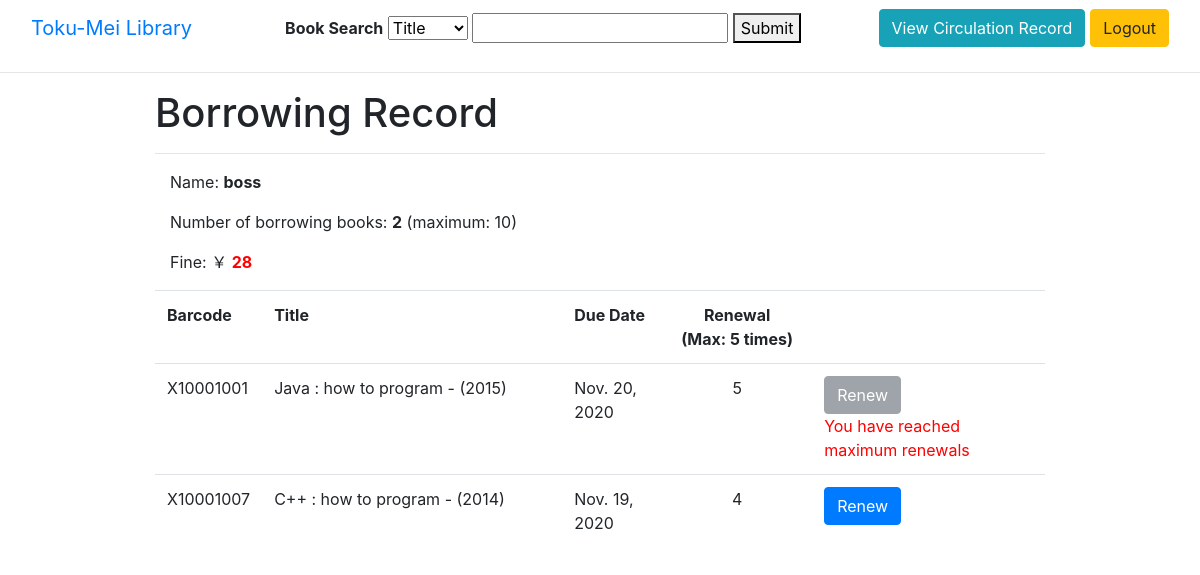
/viewrecord/ (signed in), run on the app's committed database.
### catalogue/models.py (models this page shows, shortened)
class CircAccount(models.Model):
    user = models.OneToOneField(User, on_delete=models.CASCADE)
    activated = models.BooleanField(default=True)
    fine = models.IntegerField(blank=True, null=True, default=0)
    hold = models.IntegerField(blank=True, null=True, default=0)

class Bookitem(models.Model):
    LOCATION = (
        ('1/F', '1/F'),
        ('2/F', '2/F'),
        ('3/F', '3/F'),
        ('1/F Reference', '1/F Reference')
    )
    STATUS = (
        ('available', 'available'),
        ('checked-out', 'checked-out'),
        ('on holdshelf', 'on holdshelf'),
        ('lib use only', 'lib use only'),
        ('in purchase', 'in purchase'),
        ('in process', 'in process'),
        ('library display', 'library display'),
        ('lost', 'lost'),
        ('withdrawn', 'withdrawn')
    )
    barcode = models.CharField(max_length=10, unique=True)
    title = models.ForeignKey(Booktitle, on_delete=models.CASCADE)
    material_type = models.CharField(max_length=10)
    location = models.CharField(max_length=25, choices=LOCATION)
    callno = models.CharField(max_length=100)
    status = models.CharField(max_length=25, choices=STATUS)
    duedate = models.DateField(blank=True, null=True)
    current_user = models.ForeignKey(User, on_delete=models.CASCADE, blank=True, null=True, related_name="user_in_use")
    previous_user = models.ForeignKey(User, on_delete=models.CASCADE, blank=True, null=True, related_name="user_previous_use")
    total_checkedout = models.IntegerField(default=0)
    renewal = models.IntegerField(default=0)
    display_message = models.CharField(max_length=100, blank=True, null=True)
    holdlist = models.CharField(max_length=200, blank=True, null=True)
    created_on = models.DateTimeField(auto_now=True)
    updated_on = models.DateTimeField(auto_now_add=True)

class Booktitle(models.Model):
    title = models.CharField(max_length=250)
    author = models.TextField(blank=True, null=True)
    edition = models.CharField(max_length=100, blank=True, null=True)
    publisher = models.CharField(max_length=250, blank=True, null=True)
    year = models.IntegerField(blank=True, null=True)
    format = models.CharField(max_length=250, blank=True, null=True)
    series = models.TextField(blank=True, null=True)
    subjects = models.TextField(blank=True, null=True)
    note = models.TextField(blank=True, null=True)
    language = models.CharField(max_length=100, blank=True, null=True)
    isbn = models.TextField(blank=True, null=True)
    created_on = models.DateTimeField(auto_now=True)
    updated_on = models.DateTimeField(auto_now_add=True)
    def __str__(self):
        return "{} - ({})".format(self.title, self.year)

### catalogue/views.py (the view)
# urls.py: path('viewrecord/', view_record),
@login_required(login_url="/login")
def view_record(request):
    username = request.user
    items = Bookitem.objects.filter(current_user=username)
    user_acc = CircAccount.objects.get(user=username)
    num = len(items)
    for item in items:
        item.display_message = " "
        n = datetime.date.today() - item.duedate
        if (n.days) > 0:
            item.display_message = "Overdue {} day(s)".format(n.days)
    context = {
        'items':items,
        'user_acc':user_acc,
        'num': num,
    }
    return render(request, 'account.html', context)

### catalogue/templates/account.html (shortened to what this page needs)
{% extends 'base.html' %}
{% block content %}
<div class="container">
    <h1>Borrowing Record</h1>
    <hr>
    <div class="container">
        <p>Name: <b>{{user_acc.user}}</b></p>
        <p>Number of borrowing books: <b>{{num}}</b> (maximum: 10)</p>
        <p>Fine: ￥
            {% if user_acc.fine == 0 %}
            <b>{{user_acc.fine}}</b></p>
            {% else %}
            <b style="color:red;">{{user_acc.fine}}</b></p>
            {% endif %}
    </div>
    <table class="table">
        <tr>
            <th style="width:100px;">Barcode</th>
            <th style="width:300px;">Title</th>
            <th style="width:100px;">Due Date</th>
            <th style="width:150px;text-align:center;">Renewal<br> (Max: 5 times)</th>
            <th></th>
        </tr>
        {% for item in items %}
        <tr>
            <td>{{item.barcode}}</td>
            <td>{{item.title}}</td>
            <td>{{item.duedate}}</td>
            <td style="text-align:center;">{{item.renewal}}</td>
            <td>
                <form action="/renew_books">
                    {% if item.renewal >= 5 %}
                    <button type="submit" class="btn btn-secondary" disabled>Renew</button>
                    <br>
                    <span style="color:red;">You have reached maximum renewals</span>
                    {% else %}
                    <button type="submit" class="btn btn-primary">Renew</button>
                    {% endif %}
                </form>
            </td>
        </tr>
        {% endfor %}
    </table>
</div>
{% endblock content %}

### catalogue/templates/base.html (style rules this page uses)
.container { max-width: 920px; }
table { margin-bottom: 20px; max-width: 900px; }

### data on the page
CircAccount: user "boss", fine "28"
Bookitem: barcode "X10001001", title "Java : how to program - (2015)", duedate "Nov. 20, 2020", renewal "5"
Bookitem: barcode "X10001007", title "C++ : how to program - (2014)", duedate "Nov. 19, 2020", renewal "4"

### other printed values
{{ num }} "2"
